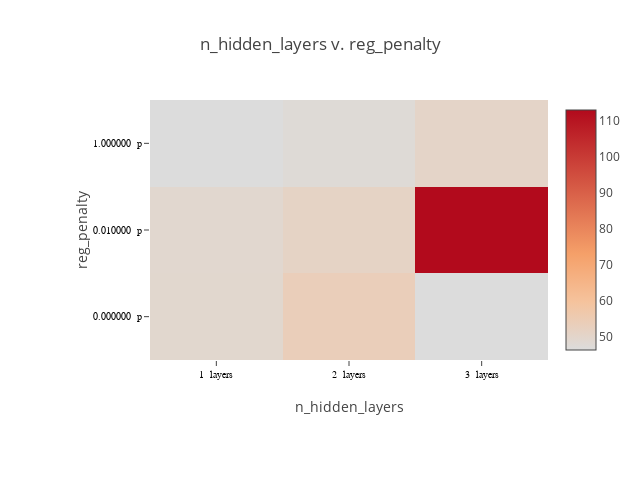

The notebook cell this image was saved under:
### Code cell
plot_matrix(lossframe, "n_hidden_layers", "reg_penalty", x_suffix=" layers", y_suffix=" p")

### Figure 1 — Plotly figure (JSON) as saved in the notebook; plotly's stock layout.template omitted (floating-point values rounded to 4 significant figures)
{"data": [{"colorscale": [[0, "rgb(0,0,255)", [1, "rgb(255,0,0)"]]], "type": "heatmap", "x": ["1  layers", "2  layers", "3  layers"], "y": ["0.000000  p", "0.010000  p", "1.000000  p"], "z": [[49.16, 53.47, 46.23], [49.05, 51.19, 113.0], [46.34, 47.49, 50.51]]}], "layout": {"height": 480, "margin": {"b": 120, "l": 150, "r": 30, "t": 100}, "title": "n_hidden_layers v. reg_penalty", "width": 640, "xaxis": {"tickfont": {"color": "black", "family": "Arial, sans-serif", "size": 10}, "title": "n_hidden_layers"}, "yaxis": {"tickfont": {"color": "black", "family": "Arial, sans-serif", "size": 10}, "title": "reg_penalty"}}}
